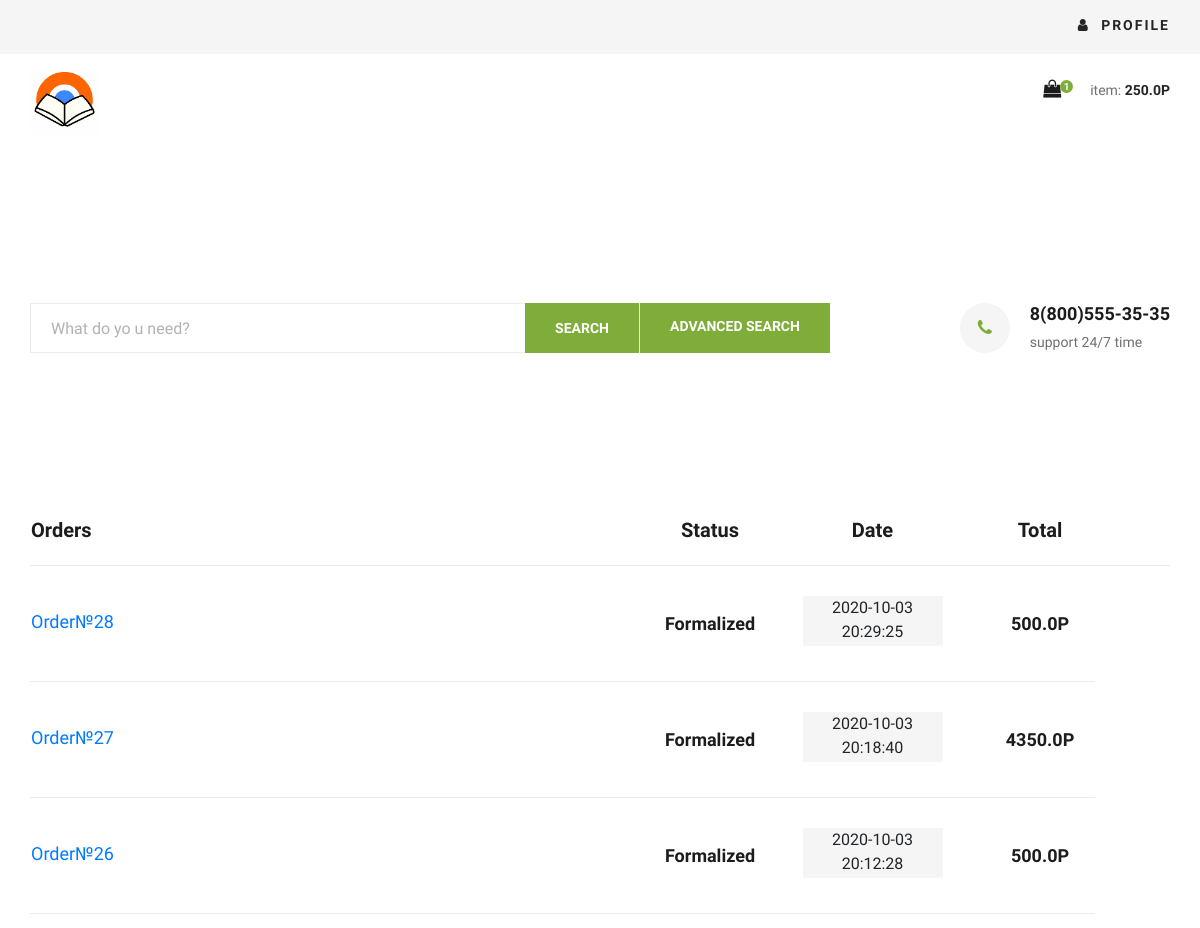
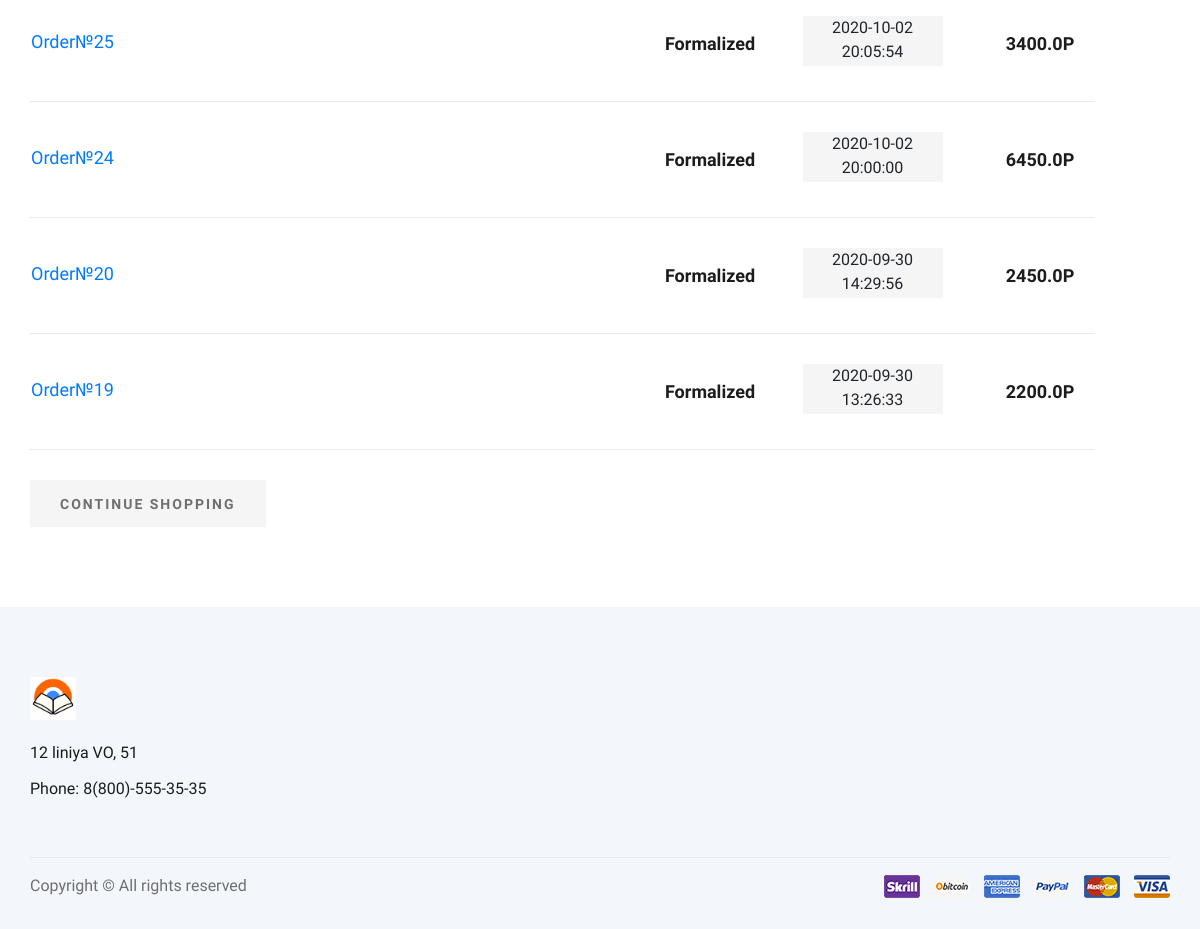
The app's page /user/orders (signed in) with its own data (2 pictures, top to bottom).
### tables this page shows
CREATE TABLE "Заказ" (
	"id"	INTEGER NOT NULL UNIQUE,
	"user_id"	INTEGER NOT NULL,
	"date"	DATE NOT NULL DEFAULT (datetime('now', 'localtime')),
	"status"	INTEGER NOT NULL,
	"total"	FLOAT NOT NULL,
	"address_id"	INTEGER,
	FOREIGN KEY("user_id") REFERENCES "Покупатель"("id"),
	FOREIGN KEY("address_id") REFERENCES "Адрес"("id"),
	PRIMARY KEY("id" AUTOINCREMENT)
);

### app/views.py (the view)
@app.route('/user/orders',methods=['GET'])
@flask_login.login_required
def showOrders():
    orders = Order.getOrdersOfUser(flask_login.current_user.userID)
    if(orders['status'] == 0):
        return render_template('orders-page.html',ordersList = orders['data'],user = flask_login.current_user)
    else:
        return render_template('orders-page.html',error = orders['message'],user = flask_login.current_user)

### app/model.py (called while the page is built)
@login_manager.user_loader
def load_user(userID):
    row = SqlExecuter.getOneRowsPacked('select * from Покупатель where id = {};'.format(userID))
    if(row is None):
        return None
    user = User(userID = row['id'],email = row['email'],
    password_hash = row['password_hash'],last_name=row['last_name'],
    first_name =row['first_name'] ,birthdate = row['birthdate'])
    if(checkIfUserAdmin(userID)):
        user.set_admin(True)
    return user

def checkIfUserAdmin(userID):
    return SqlExecuter.getOneRowsPacked('select * from Админ where user_id == {};'.format(userID)) is not None

### app/models/Cart.py (called while the page is built)
    @staticmethod #TODO: REFACTOR
    def countTotalCostOfUser(userID):
        row = SqlExecuter.getOneRowsPacked('select SUM(cart.count*pr.cost_sale) as "totalCost" \
                from Товар as pr \
                inner join Корзина as cart on pr.id == product_id \
                and user_id = {};'.format(userID))
        if(row is None or row['totalCost'] is None):
            return 0.0
        else:
            return float(row['totalCost'])

    @staticmethod
    def getCountOfItemsInCart(userID):
        result = {}
        try:
            row = SqlExecuter.getOneRowsPacked(
                'select SUM(count) as "count" from Корзина where user_id = {};'.format(userID))
            if(row is None or row['count'] is None):
                result['status'] = 2
                result['message'] = 'Empty cart'
                result['data'] = [0]
                return result
            result['status'] = 0
            result['message'] = 'OK'
            result['data'] = [row['count']]
            return result
        except:
            result['status'] = 1
            result['message'] = 'SQL runtime error'
            result['data'] = [-1]
            return result

### app/models/Order.py (called while the page is built)
    @staticmethod
    def getOrdersOfUser(userID):
        result = {}
        allRows = SqlExecuter.getAllRowsPacked('select ord.*,addr.district,addr.street,addr.flat,addr.floor,\
        addr.porch,addr.house,address_id as "address" \
        from Заказ as ord inner join Адрес as addr\
         where ord.address_id == addr.id and user_id = {} order by id DESC;'.format(userID))
        if(allRows is None or len(allRows) == 0):
            result['status'] = 2
            result['message'] = 'Empty response'
            result['data'] = []
            return result
        result['status'] = 0
        result['message'] = 'OK'
        result['data'] = allRows
        return result

### app/templates/orders-page.html (shortened to what this page needs)
<!DOCTYPE html>
<html lang="zxx">
<head>
    <link rel="stylesheet" href="{{url_for('static',filename='css/bootstrap.min.css')}}" type="text/css">
    <link rel="stylesheet" href="{{url_for('static',filename='css/font-awesome.min.css')}}" type="text/css">
    <link rel="stylesheet" href="{{url_for('static',filename='css/elegant-icons.css')}}" type="text/css">
    <link rel="stylesheet" href="{{url_for('static',filename='css/nice-select.css')}}" type="text/css">
    <link rel="stylesheet" href="{{url_for('static',filename='css/jquery-ui.min.css')}}" type="text/css">
    <link rel="stylesheet" href="{{url_for('static',filename='css/owl.carousel.min.css')}}" type="text/css">
    <link rel="stylesheet" href="{{url_for('static',filename='css/slicknav.min.css')}}" type="text/css">
    <link rel="stylesheet" href="{{url_for('static',filename='css/style.css')}}" type="text/css">
</head>
<body>
    {% include 'base/header.html' %}
    {% include 'base/hero.html' %}
    <section class="shoping-cart spad">
        <div class="container">
            <div class="row">
                <div class="col-lg-12">
                    <div class="shoping__cart__table">
                        <table>
                            <thead>
                                <tr>
                                    <th class="shoping__product">Orders</th>
                                    <th>Status</th>
                                    <th>Date</th>
                                    <th>Total</th>
                                    <th></th>
                                </tr>
                            </thead>
                            <tbody>
                                {%if not error%}
                                {% if ordersList|length == 0 %}
                                <tr><td>Empty</td></tr>
                                {% else %}
                                {% for order in ordersList %}
                                <tr>
                                    <td class="shoping__cart__item">
                                        <h5><a style="text-decoration: none;" href="{{ url_for('showDetailsOfOrder',orderID=order.id)}}">Order№{{ order.id}}</a></h5>
                                    </td>
                                    <td class="shoping__cart__price">
                                        {% if order.status == 0 %}
                                        Formalized
                                        {% endif %}
                                    </td>
                                    <td class="shoping__cart__quantity">
                                        <div class="quantity">
                                            <div class="pro-qty-cart">
                                                {{order.date}}
                                            </div>
                                        </div>
                                    </td>
                                    <td class="shoping__cart__total">
                                        {{order.total}}P
                                    </td>
                                </tr>
                                {% endfor %}
                                {%endif%}
                                {% else %}
                                <tr><td>{{error}}</td></tr>
                                {% endif %}
                            </tbody>
                        </table>
                    </div>
                </div>
            </div>
            <div class="row">
                <div class="col-lg-12">
                    <div class="shoping__cart__btns">
                        <a href="{{ url_for('showBooks',page=1) }}" class="primary-btn cart-btn">CONTINUE SHOPPING</a>
                    </div>
                </div>
            </div>
        </div>
    </section>
    {%  include 'base/footer.html' %}
</body>
</html>

### app/static/css/style.css (style rules this page uses)
html, body { height: 100%; font-family: "Cairo", sans-serif; -webkit-font-smoothing: antialiased; font-smoothing: antialiased; }
h1, h2, h3, h4, h5, h6 { margin: 0; color: #111111; font-weight: 400; font-family: "Cairo", sans-serif; }
h5 { font-size: 18px; }
.spad { padding-top: 100px; padding-bottom: 100px; }
.primary-btn { display: inline-block; text-decoration: none; font-size: 14px; padding: 10px 28px 10px; color: #ffffff; text-transform: uppercase; font-weight: 700; background: #7fad39; letter-spacing: 2px; }
.shoping-cart { padding-top: 80px; padding-bottom: 80px; }
.shoping__cart__table { margin-bottom: 30px; }
.shoping__cart__table table { width: 100%; text-align: center; }
.shoping__cart__table table thead tr { border-bottom: 1px solid #ebebeb; }
.shoping__cart__table table thead th { font-size: 20px; font-weight: 700; color: #1c1c1c; padding-bottom: 20px; }
.shoping__cart__table table thead th.shoping__product { text-align: left; }
.shoping__cart__table table tbody tr td { padding-top: 30px; padding-bottom: 30px; border-bottom: 1px solid #ebebeb; }
.shoping__cart__table table tbody tr td.shoping__cart__item { width: 630px; text-align: left; }
.shoping__cart__table table tbody tr td.shoping__cart__item h5 { color: #1c1c1c; display: inline-block; }
.shoping__cart__table table tbody tr td.shoping__cart__price { font-size: 18px; color: #1c1c1c; font-weight: 700; width: 100px; }
.shoping__cart__table table tbody tr td.shoping__cart__total { font-size: 18px; color: #1c1c1c; font-weight: 700; width: 110px; }
.shoping__cart__table table tbody tr td.shoping__cart__quantity { width: 225px; }
.primary-btn.cart-btn { color: #6f6f6f; padding: 14px 30px 12px; background: #f5f5f5; }
@media only screen and (min-width: 1200px) { .container { max-width: 1170px; } }

### app/templates/orders-page.html (style rules this page uses)
.pro-qty-cart { width: 140px; height: 50px; display: inline-block; position: relative; text-align: center; background: #f5f5f5; margin-bottom: 5px; }

### records on screen
Заказ: id "28", status "Formalized", date "2020-10-03 20:29:25", total "500.0"
Заказ: id "27", status "Formalized", date "2020-10-03 20:18:40", total "4350.0"
Заказ: id "26", status "Formalized", date "2020-10-03 20:12:28", total "500.0"
Заказ: id "25", status "Formalized", date "2020-10-02 20:05:54", total "3400.0"
Заказ: id "24", status "Formalized", date "2020-10-02 20:00:00", total "6450.0"
Заказ: id "20", status "Formalized", date "2020-09-30 14:29:56", total "2450.0"
Заказ: id "19", status "Formalized", date "2020-09-30 13:26:33", total "2200.0"

### other values on screen
{{ user.getCountOfItemsInCart() }} "1"
{{ user.getTotalCostOfCart() }} "250.0"
